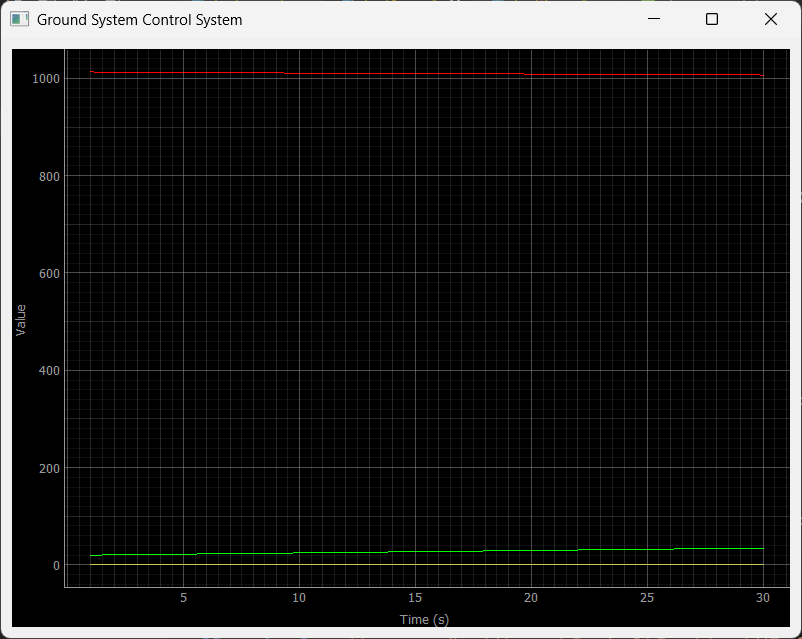

This chart was generated by the following Python code:
# This code is the first working prototype of single graph - Img1


import sys
import pandas as pd
import pyqtgraph as pg
from PyQt5.QtWidgets import QApplication, QMainWindow, QVBoxLayout, QWidget
from PyQt5.QtCore import QTimer
import os

class GroundSystemControlSystem(QMainWindow):
    def __init__(self):
        super().__init__()

        # Check if the CSV file exists and is not empty
        if os.path.exists('sensor_data.csv') and os.path.getsize('sensor_data.csv') > 0:
            self.df = pd.read_csv('sensor_data.csv')  # Read CSV data
        else:
            print("CSV file is empty or not found!")
            self.df = pd.DataFrame()  # Empty dataframe as fallback

        # Initialize UI components
        self.initUI()

        # Set up a timer to update the graphs periodically
        self.timer = QTimer(self)
        self.timer.timeout.connect(self.update_graph)
        self.timer.start(1000)  # Update every second

        # Initialize the index for data rows
        self.index = 0

    def initUI(self):
        # Set up the main window
        self.setWindowTitle("Ground System Control System")
        self.setGeometry(100, 100, 800, 600)

        # Create a widget and layout
        central_widget = QWidget(self)
        layout = QVBoxLayout(central_widget)

        # Create plot widget using pyqtgraph
        self.plot_widget = pg.PlotWidget(self)
        layout.addWidget(self.plot_widget)

        # Create curves for each sensor
        self.pressure_curve = self.plot_widget.plot(pen='r', name="Pressure")
        self.temperature_curve = self.plot_widget.plot(pen='g', name="Temperature")
        self.tiltx_curve = self.plot_widget.plot(pen='b', name="TiltX")
        self.tilty_curve = self.plot_widget.plot(pen='y', name="TiltY")

        # Set up labels and grid
        self.plot_widget.setLabel('left', 'Value')
        self.plot_widget.setLabel('bottom', 'Time (s)')
        self.plot_widget.showGrid(x=True, y=True)

        # Set the central widget and layout
        self.setCentralWidget(central_widget)

    def update_graph(self):
        # Update the graph data from the CSV file for each sensor
        if self.index < len(self.df):
            # Extract the sensor data
            pressure = self.df.iloc[self.index]['Pressure']
            temperature = self.df.iloc[self.index]['Temperature']
            tilt_x = self.df.iloc[self.index]['TiltX']
            tilt_y = self.df.iloc[self.index]['TiltY']

            # Update the graph with the new data
            self.pressure_curve.setData(self.df['Time'][:self.index + 1], self.df['Pressure'][:self.index + 1])
            self.temperature_curve.setData(self.df['Time'][:self.index + 1], self.df['Temperature'][:self.index + 1])
            self.tiltx_curve.setData(self.df['Time'][:self.index + 1], self.df['TiltX'][:self.index + 1])
            self.tilty_curve.setData(self.df['Time'][:self.index + 1], self.df['TiltY'][:self.index + 1])

            # Increase the index to move to the next row of data
            self.index += 1
        else:
            # If the data is finished, stop the timer
            self.timer.stop()

if __name__ == '__main__':
    app = QApplication(sys.argv)
    main_window = GroundSystemControlSystem()  # Instantiate the main window
    main_window.show()
    sys.exit(app.exec_())
